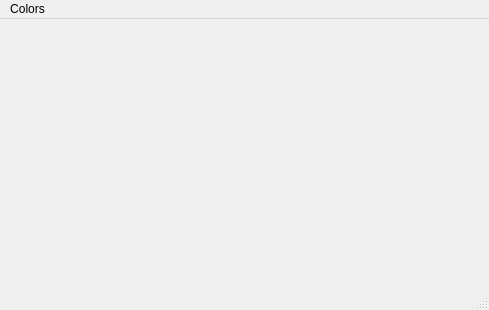
<?xml version="1.0" encoding="UTF-8"?>
<ui version="4.0">
 <class>MainWindow</class>
 <widget class="QMainWindow" name="MainWindow">
  <property name="geometry">
   <rect>
    <x>0</x>
    <y>0</y>
    <width>489</width>
    <height>310</height>
   </rect>
  </property>
  <property name="windowTitle">
   <string>MainWindow</string>
  </property>
  <widget class="QWidget" name="centralwidget"/>
  <widget class="QMenuBar" name="menubar">
   <property name="geometry">
    <rect>
     <x>0</x>
     <y>0</y>
     <width>489</width>
     <height>21</height>
    </rect>
   </property>
   <widget class="QMenu" name="menuColors">
    <property name="title">
     <string>Colors</string>
    </property>
    <addaction name="actionBlack"/>
    <addaction name="actionWhite"/>
    <addaction name="actionRed"/>
    <addaction name="actionBlue"/>
    <addaction name="actionGreen"/>
    <addaction name="actionYellow"/>
   </widget>
   <addaction name="menuColors"/>
  </widget>
  <widget class="QStatusBar" name="statusbar"/>
  <action name="actionBlack">
   <property name="text">
    <string>Black</string>
   </property>
  </action>
  <action name="actionWhite">
   <property name="text">
    <string>White</string>
   </property>
  </action>
  <action name="actionRed">
   <property name="text">
    <string>Red</string>
   </property>
  </action>
  <action name="actionBlue">
   <property name="text">
    <string>Blue</string>
   </property>
  </action>
  <action name="actionGreen">
   <property name="text">
    <string>Green</string>
   </property>
  </action>
  <action name="actionYellow">
   <property name="text">
    <string>Yellow</string>
   </property>
  </action>
 </widget>
 <resources/>
 <connections/>
</ui>
